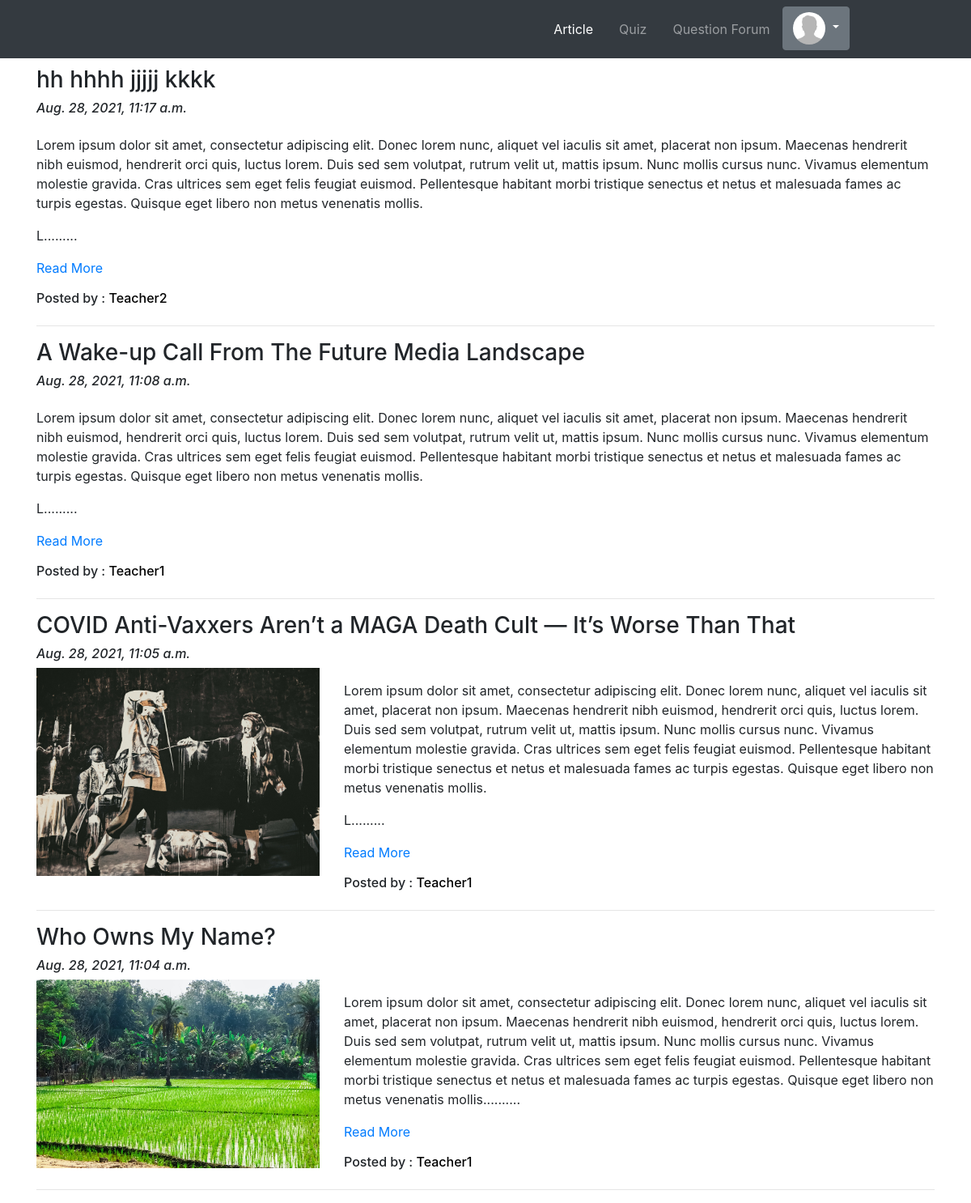
The page /article/ (signed in) on the database its author committed.
### blog/models.py (models this page shows, shortened)
class Blog(models.Model):
    author=models.ForeignKey(User,on_delete=models.CASCADE,related_name='post_block')
    blog_title=models.CharField(max_length=264,verbose_name='Enter article title')
    slug=models.SlugField(max_length=264)
    blog_content=models.TextField(verbose_name='What is on your mind?')
    blog_image=models.ImageField(upload_to='blog_images',blank=True,verbose_name='article_image')
    publish_date=models.DateTimeField(auto_now_add=True)
    update_date=models.DateTimeField(auto_now=True)

### App_Login/models.py (models this page shows)
class User(AbstractUser):
    is_student = models.BooleanField(default=False)
    is_teacher = models.BooleanField(default=False)

### blog/views.py (the view)
# urls.py: path('',views.BlogList.as_view(),name='blog_list'),
class BlogList(LoginRequiredMixin,ListView):
    context_object_name='Blogs'
    model=Blog
    template_name='App_Blog/blog_list.html'
    queryset=Blog.objects.order_by('-publish_date')

### blog/templatetags/custom_filters.py (called while the page is built)
def range_filter(value):
    return value[0:500] + '.........'

### templates/App_Blog/blog_list.html (shortened to what this page needs)
{% extends 'base.html' %}
{% load custom_filters %}
{% block body_block %}
{% if Blogs %}
{% for blog in Blogs %}
{% if blog.blog_image %}
<h3>{{blog.blog_title}} </h3>
<h6><i>{{blog.publish_date}}</i></h6>
<div class="row">
<div class="col-sm-4">
    <img src="/media/{{blog.blog_image}}" alt="{{blog.blog_title}}" width="100%">
</div>
<div class="col-sm-8">
    <p> {{blog.blog_content|range_filter|linebreaks}} <a href="{% url 'app_blog:details' slug=blog.slug %}">Read More</a>  &nbsp; &nbsp; &nbsp;
    </p>
    <h6>Posted by : <a href="{% url 'App_Login:profile_others' username=blog.author %}" style="color: black;text-decoration: none;"> {{blog.author}}</a></h6>
</div>
</div>
<hr>
{% else %}
<h3>{{blog.blog_title}} </h3>
<h6><i>{{blog.publish_date}}</i></h6>
<div class="row">
<div class="col-sm-12">
    <p> {{blog.blog_content|range_filter|linebreaks}} <a href="{% url 'app_blog:details' slug=blog.slug %}">Read More</a>  &nbsp; &nbsp; &nbsp;
    </p>
    <h6>Posted by : <a href="{% url 'App_Login:profile_others' username=blog.author %}" style="color: black;text-decoration: none;"> {{blog.author}}</a></h6>
</div>
</div>
<hr>
{% endif %}
{% endfor %}
{% else %}
<h5 style="text-align:center">No article yet</h5>
{% endif %}
{% endblock %}

### rows shown on the page
Blog: blog_title "hh hhhh jjjjj kkkk", publish_date "Aug. 28, 2021, 11:17 a.m.", blog_content|range_filter "Lorem ipsum dolor sit amet, consectetur adipiscing elit. Donec lorem nunc, aliquet vel iaculis sit amet, placerat non ipsum. Maecenas hendrerit nibh euismod, hendrerit orci quis, luctus lorem. Duis sed sem volutpat, rutrum velit ut, mattis ipsum. Nunc mollis cursus nunc. Vivamus elementum molestie gravida. Cras ultrices sem eget felis feugiat euismod. Pellentesque habitant morbi tristique senectus et netus et malesuada fames ac turpis egestas. Quisque eget libero non metus venenatis mollis. L.........", author "Teacher2"
Blog: blog_title "A Wake-up Call From The Future Media Landscape", publish_date "Aug. 28, 2021, 11:08 a.m.", blog_content|range_filter "Lorem ipsum dolor sit amet, consectetur adipiscing elit. Donec lorem nunc, aliquet vel iaculis sit amet, placerat non ipsum. Maecenas hendrerit nibh euismod, hendrerit orci quis, luctus lorem. Duis sed sem volutpat, rutrum velit ut, mattis ipsum. Nunc mollis cursus nunc. Vivamus elementum molestie gravida. Cras ultrices sem eget felis feugiat euismod. Pellentesque habitant morbi tristique senectus et netus et malesuada fames ac turpis egestas. Quisque eget libero non metus venenatis mollis. L.........", author "Teacher1"
Blog: blog_title "COVID Anti-Vaxxers Aren’t a MAGA Death Cult — It’s Worse Than That", publish_date "Aug. 28, 2021, 11:05 a.m.", blog_image (picture), blog_content|range_filter "Lorem ipsum dolor sit amet, consectetur adipiscing elit. Donec lorem nunc, aliquet vel iaculis sit amet, placerat non ipsum. Maecenas hendrerit nibh euismod, hendrerit orci quis, luctus lorem. Duis sed sem volutpat, rutrum velit ut, mattis ipsum. Nunc mollis cursus nunc. Vivamus elementum molestie gravida. Cras ultrices sem eget felis feugiat euismod. Pellentesque habitant morbi tristique senectus et netus et malesuada fames ac turpis egestas. Quisque eget libero non metus venenatis mollis. L.........", author "Teacher1"
Blog: blog_title "Who Owns My Name?", publish_date "Aug. 28, 2021, 11:04 a.m.", blog_image (picture), blog_content|range_filter "Lorem ipsum dolor sit amet, consectetur adipiscing elit. Donec lorem nunc, aliquet vel iaculis sit amet, placerat non ipsum. Maecenas hendrerit nibh euismod, hendrerit orci quis, luctus lorem. Duis sed sem volutpat, rutrum velit ut, mattis ipsum. Nunc mollis cursus nunc. Vivamus elementum molestie gravida. Cras ultrices sem eget felis feugiat euismod. Pellentesque habitant morbi tristique senectus et netus et malesuada fames ac turpis egestas. Quisque eget libero non metus venenatis mollis..........", author "Teacher1"
